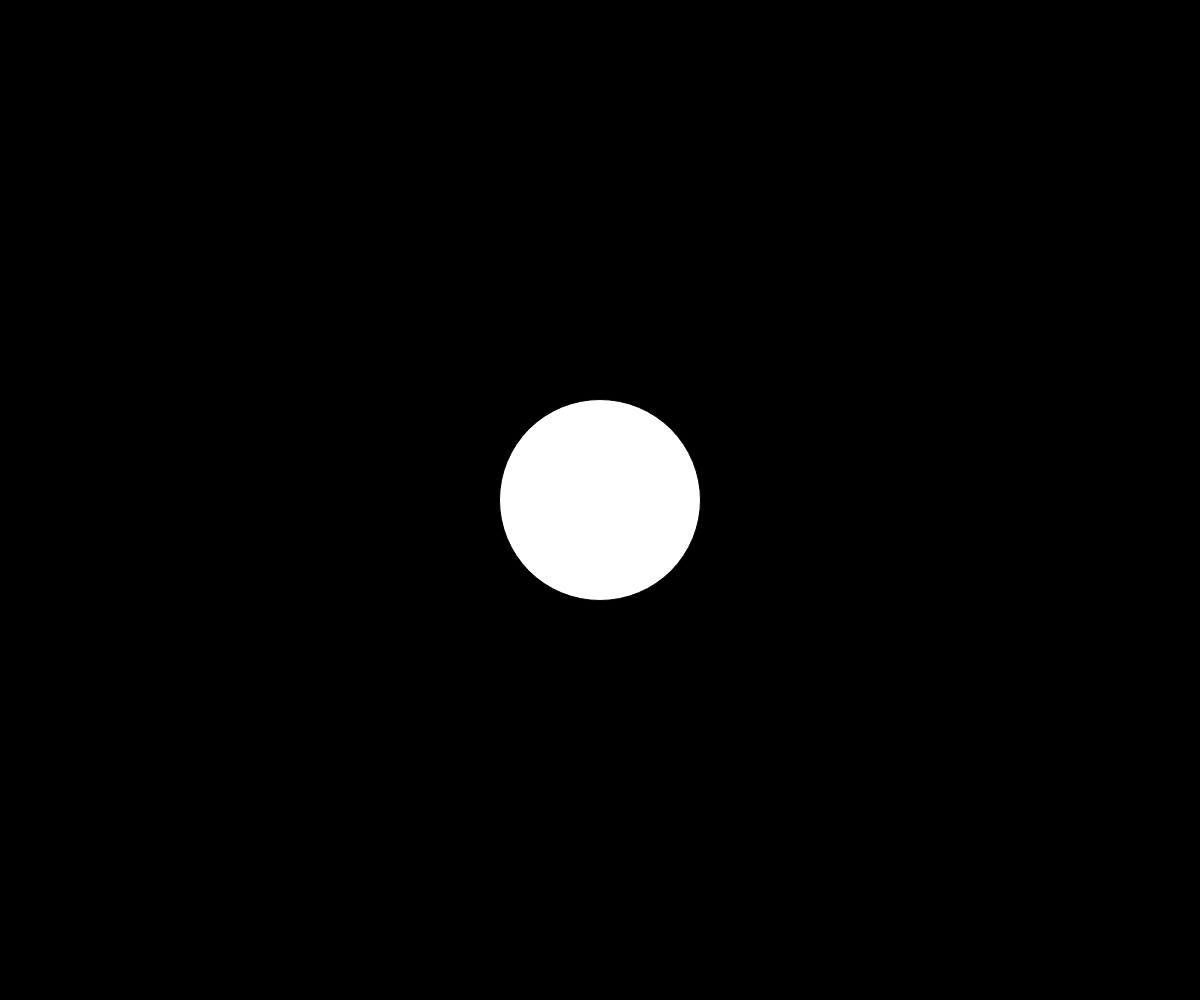
Frame 1 (no input)
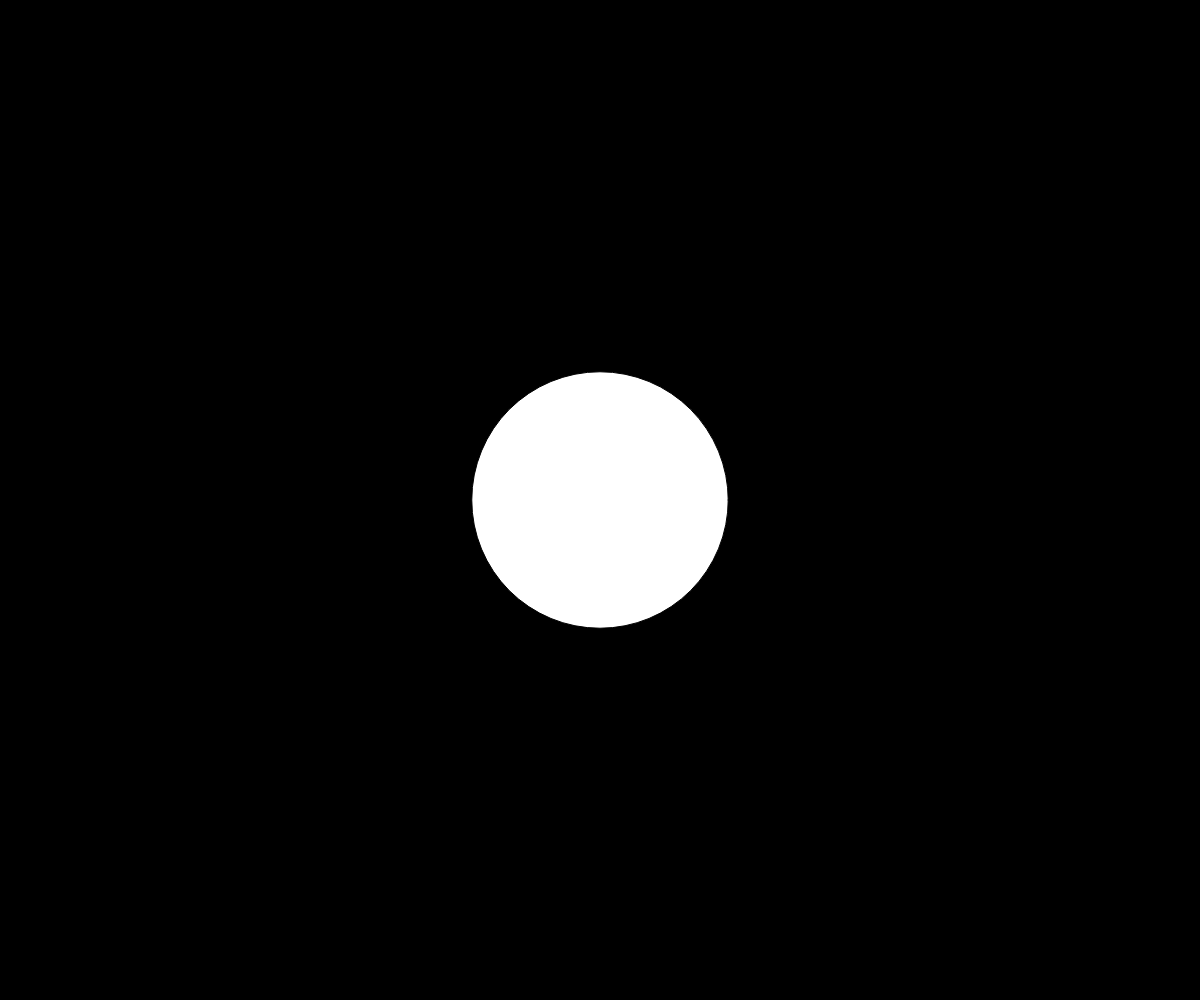
Frame 60 (no input)
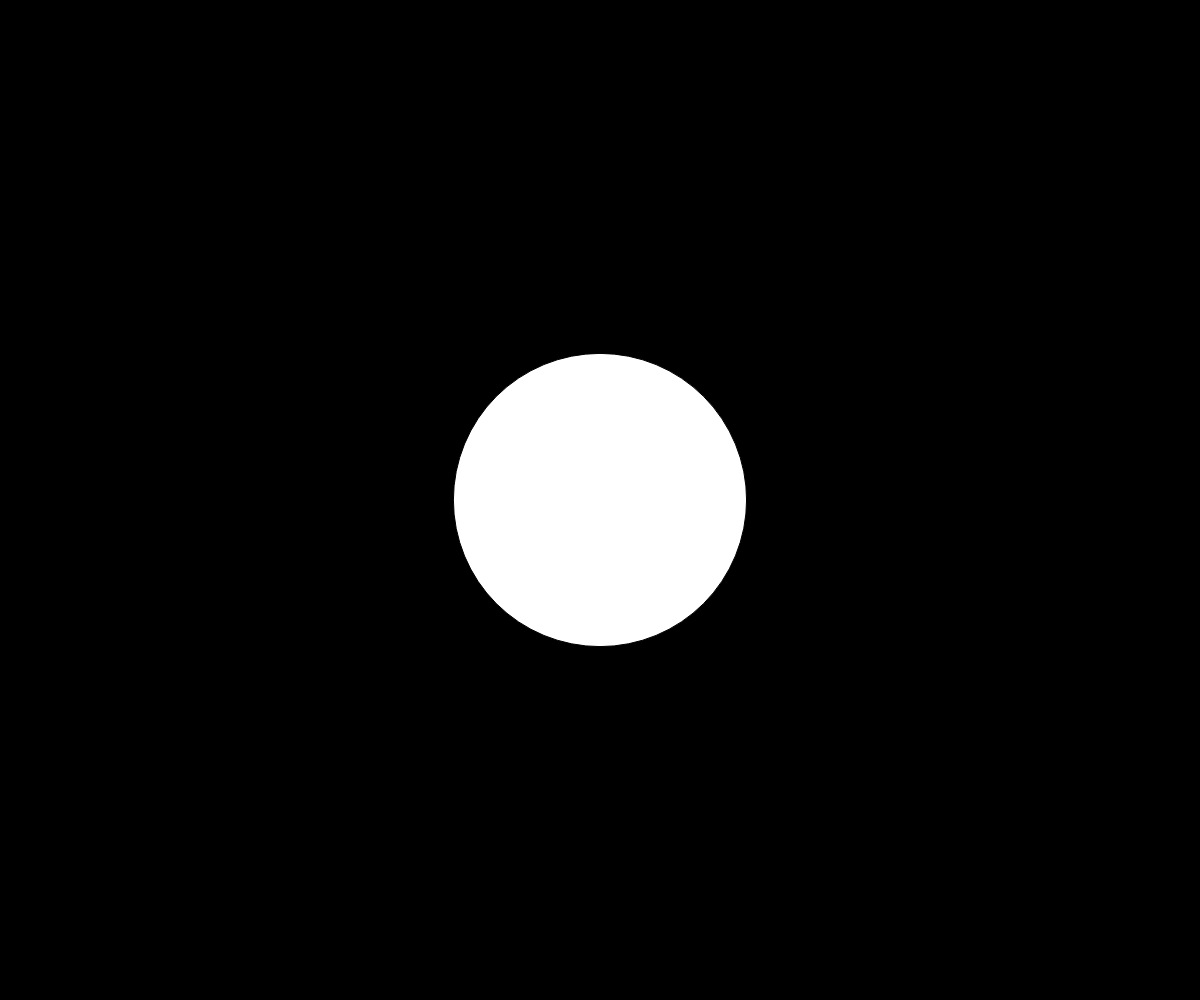
Frame 120 (the mouse pressed at the canvas centre since frame 60)

The p5.js sketch that drew these frames (run headless with seeded random() and noise() and a simulated clock; from frame 60 on, the mouse is pressed at the canvas centre):

// p5.js sketch
// ── sketch.js
function setup() {
  createCanvas(windowWidth, windowHeight);
}

function draw() {
  background(0);
  fill(255);
  var sz = 200 + sin(frameCount*0.01)*100;
  ellipse(windowWidth/2 ,windowHeight/2,sz,sz);
}
